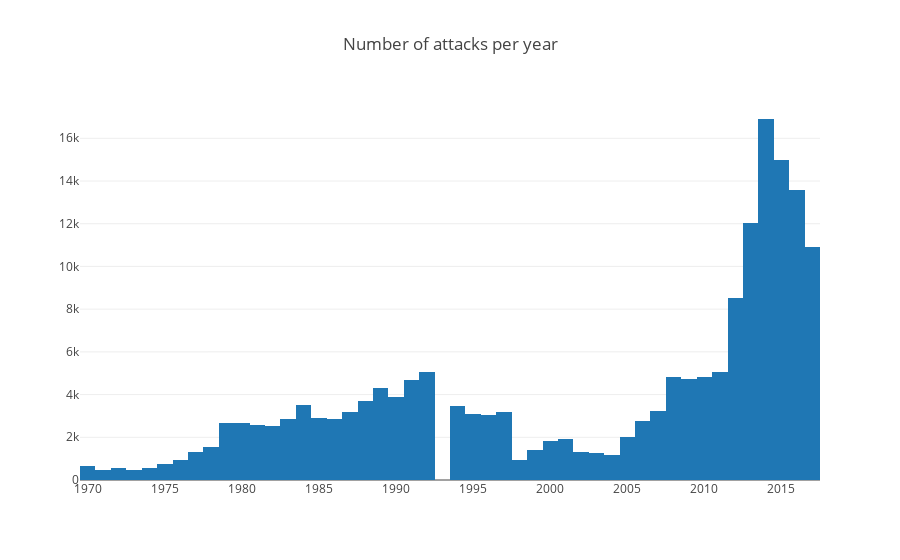

Notebook source saved alongside this figure:
### Code cell
data = go.Histogram(
    x=df['iyear']
)

layout = go.Layout(
    title='Number of attacks per year'
)

fig = go.Figure(data=[data], layout=layout)
iplot(fig)

### Figure 1 — Plotly figure (JSON) as saved in the notebook; plotly's stock layout.template omitted (floating-point values rounded to 4 significant figures; data arrays with more than 128 entries replaced by an {"elided": "..."} marker saying what was removed)
{"data": [{"type": "histogram", "uid": "f6132a59-4e94-411b-9e27-12dcddcf0f58", "x": {"elided": "181691 int values"}}], "layout": {"title": {"text": "Number of attacks per year"}}}
